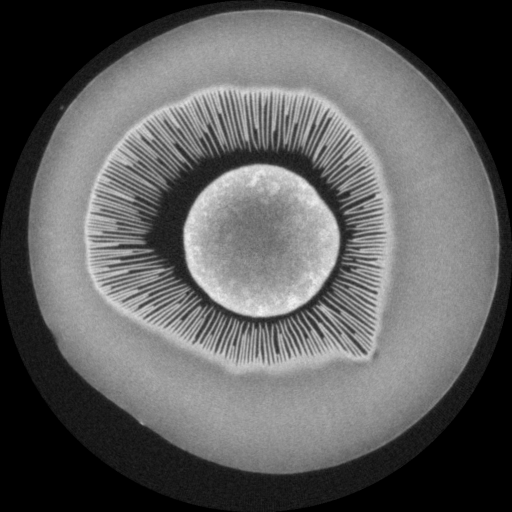
%> input picture data_geo_text/Agaricus_bisporus/8bitTIFF/agari0330.tif, 1024 x 1024 px (shown at 1/2 size)
$ octave create_zoom_agaricus_glass.m   (GNU Octave 9; MATLAB toolbox functions it lacks are replaced by stand-ins)
%> lines starting %> are read from the running program, lines starting %| are printed output that depends on the picture
disk=fspecial('disk',61);
disk(disk<max(disk(:))/2)=0;
disk(disk>0)=1;
disk_full=zeros(128,128);
disk_full(3:125,3:125)=disk;

length=415;

%%%%%%%%%%%%%%%%%%%%%%%%%%%%%%%%%%%%%
addpath Agaricus_bisporus/8bitTIFF

agari=imread('agari0330.tif');
%> agari is the input picture: size 1024x1024 uint8; min 0, max 250, mean 93.6
agari_rescale=imresize(agari(420:420+length,420:420+length),[128,128]);
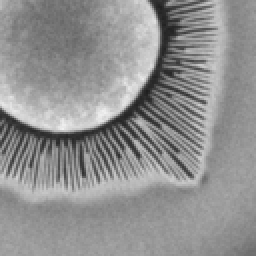
%> agari_rescale: size 128x128 uint8 (shown 2 times larger); min 30, max 241, mean 144.3
disk_agari = disk_full.*im2double(agari_rescale);
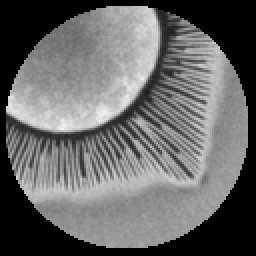
%> disk_agari: size 128x128 double (shown 2 times larger); min 0, max 0.945, mean 0.402

figure;
subplot(131);imagesc(agari);colormap gray
subplot(132);imagesc(agari_rescale);colormap gray
subplot(133);imagesc(disk_agari);colormap gray

%%%%%%%%%%%%%%%%%%%%%%

%> (the run ends here)
